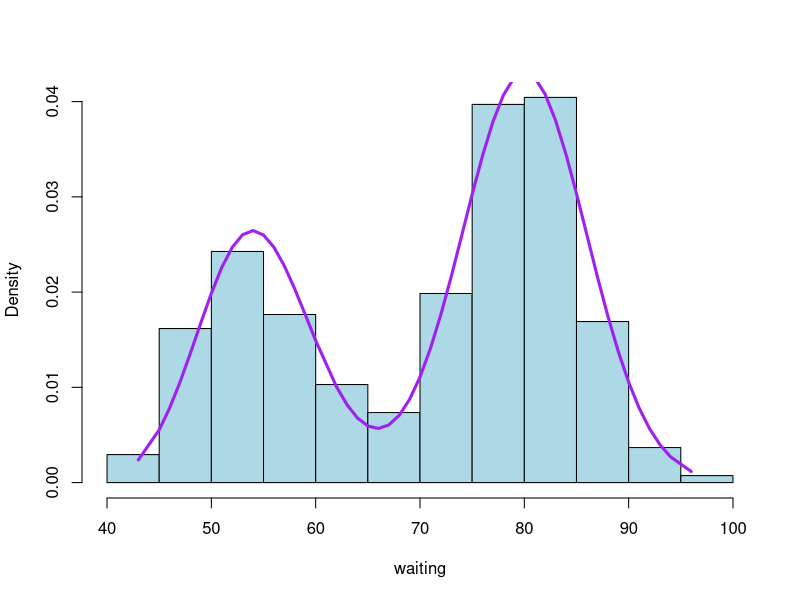
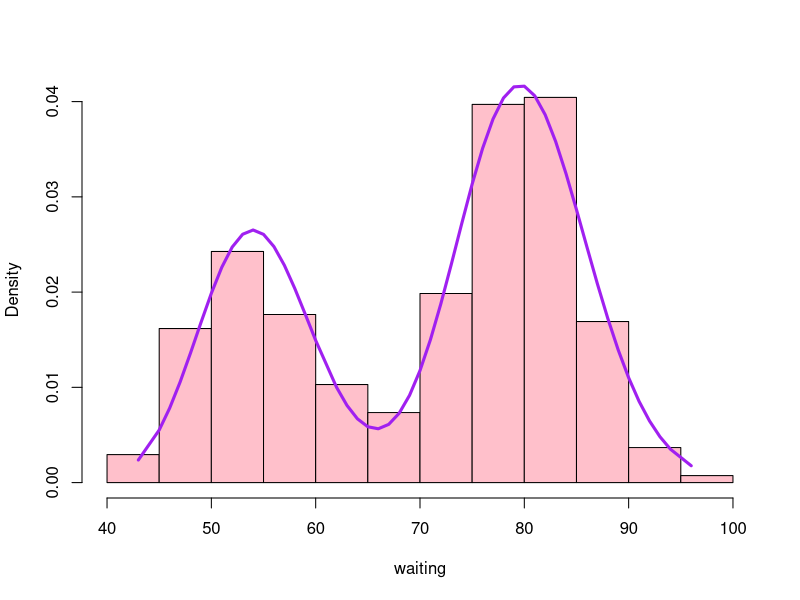
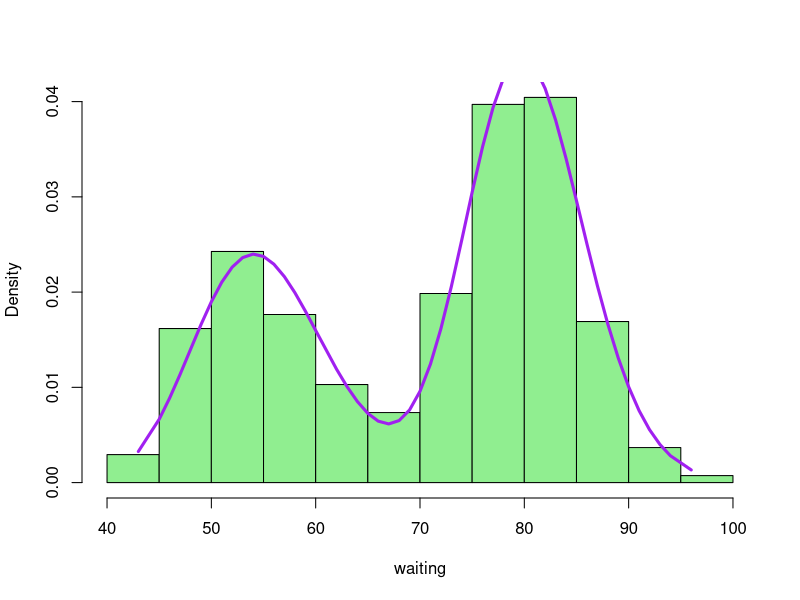

The R source for these figures, in order:
## ---- chunk 1

knitr::opts_chunk$set(warning = FALSE, message = FALSE)
## ---- chunk 2
library(tidyverse)
library(scales)

## ---- chunk 3
data_q3 <- faithful %>% 
  as_tibble()
x <- sort(data_q3$waiting)
## ---- chunk 4
data_q3 <- faithful %>% 
  as_tibble()
x <- sort(data_q3$waiting)

# model 1
hist(x, xlab = 'waiting', probability = T, col='light blue', main='')
p <- length(x[x<65])/length(x)
x1 <- mean(x[x<65])
y1 <- var(x[x<65])
scale_1 <- y1/x1
shape_1<- x1/scale_1
mean1 <- mean(x[x>=65])
sd1 <- sd(x[x>=65])

Newloglike <- function(theta, data){
  n = length(data)
  
  p = theta[1]
  mu1 = theta[2]
  sig1 = theta[3]
  mu2 = theta[4]
  sig2 = theta[5]
  
  l = 0
  for (i in 1:n) {
    l = l + log(p*dgamma(data[i], shape = mu1, scale = sig1) + (1-p)*dnorm(data[i], mean = mu2, sd = sig2))
  }
  return(-l)
}
theta_inital <- c(p, shape_1, scale_1, mean1, sd1)
fit = optim(theta_inital,
            Newloglike,
            data = x,
            control = list(maxit = 1500),
            lower = c(0, 0, 0, -Inf, 0),
            upper = c(1, Inf, Inf, Inf, Inf),
            method="L-BFGS-B")
theta_1 = fit$par

p1=theta_1[1]
mu1 = theta_1[2]
sig1 = theta_1[3]
mu2 = theta_1[4]
sig2 = theta_1[5]

model_1 = p1*dgamma(x, shape = mu1, scale = sig1) + (1-p1)*dnorm(x, mean = mu2, sd = sig2)
lines(x,model_1,lwd=3,col='purple')
aic_1 <- 2*5 + Newloglike(theta_1, x)
## ---- chunk 5
# model 2
hist(x, xlab = 'waiting', probability = T, col='pink', main='')
p <- length(x[x<65])/length(x)
x21 <- mean(x[x<65])
y21 <- var(x[x<65])
scale_21 <- y21/x21
shape_21 <- x21/scale_21
x22 <- mean(x[x>=65])
y22 <- var(x[x>=65])
scale_22 <- y22/x22
shape_22<- x22/scale_22
theta_inital2 <- c(p, shape_21,scale_21 , shape_22, scale_22)
Newloglike2 <- function(theta, data){
  n <- length(data)
  
  p = theta[1]
  mu1 = theta[2]
  sig1 = theta[3]
  mu2 = theta[4]
  sig2 = theta[5]
  
  l <- 0
  for (i in 1:n) {
    l = l + log(p*dgamma(data[i], shape = mu1, scale = sig1) + (1-p)*dgamma(data[i], shape = mu2, scale = sig2))
  }
  return(-l)
}
fit2 = optim(theta_inital2,
             Newloglike2,
            data = x,
            control = list(maxit = 1500),
            lower = c(0, 0, 0, 0, 0),
            upper = c(1, Inf, Inf, Inf, Inf),
            method="L-BFGS-B")
theta_2 <- fit2$par
theta_2
p2=theta_2[1]
mu12 = theta_2[2]
sig12 = theta_2[3]
mu22 = theta_2[4]
sig22 = theta_2[5]
model_2 <- p2*dgamma(x, shape = mu12, scale = sig12) + (1-p2)*dgamma(x, shape = mu22, scale = sig22)
lines(x,model_2,lwd=3,col='purple')
aic_2 <- 2*5 + Newloglike2(theta_2, x)
## ---- chunk 6
hist(x, xlab = 'waiting', probability = T, col='light green', main='')
p <- length(x[x<65])/length(x)
x31 <- mean(x[x<65])
y31 <- var(x[x<65])
var31 <- log((y31/x31^2) + 1)
mean31 <- log(x31) - var31/2
x32 <- mean(x[x>=65])
y32 <- var(x[x>=65])
var32<- log((y32/x32^2) + 1)
mean32 <- log(x32) - var32/2
theta_inital3 <- c(p, mean31, sqrt(var31), mean32, sqrt(var32))
Newloglike3 <- function(theta, data) {
  n <- length(data)
  
  p = theta[1]
  mu1 = theta[2]
  sig1 = theta[3]
  mu2 = theta[4]
  sig2 = theta[5]
  
  l <- 0
  for (i in 1:n) {
    l = l + log(p*dlnorm(data[i], meanlog = mu1, sdlog = sig1) + (1-p)*dlnorm(data[i], meanlog = mu2, sdlog = sig2))
  }
  
  return(-l)
}
fit3 = optim(theta_inital3,
             Newloglike3,
            data = x,
            control = list(maxit = 1500),
            lower = c(0, -Inf, 0, -Inf, 0),
            upper = c(1, Inf, Inf, Inf, Inf),
            method="L-BFGS-B")
theta_3 <- fit3$par

p3 <- theta_3[1]
mu13 <- theta_3[2]
sig13 <- theta_3[3]
mu23 <- theta_3[4]
sig23 <- theta_3[5]
model_3 <- p3*dlnorm(x, meanlog = mu13, sdlog = sig13) + (1-p3)*dlnorm(x, meanlog = mu23, sdlog = sig23)
lines(x,model_3,lwd=3,col='purple')
aic_3 <- 2*5 + Newloglike3(theta_3, x)
## ---- chunk 7
aic_1
aic_2
aic_3
## ---- chunk 8
q=(p3*plnorm(70, meanlog = mu13, sdlog = sig13) + (1-p3)*plnorm(70, meanlog = mu23, sdlog = sig23)) - (p3*plnorm(60, meanlog = mu13, sdlog = sig13) + (1-p3)*plnorm(60, meanlog = mu23, sdlog = sig23))
q                                                                                                     
